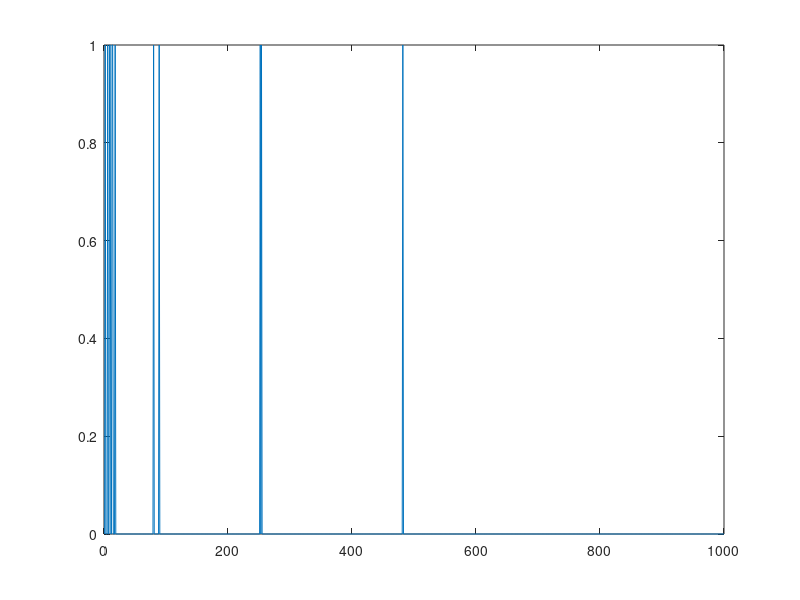

This chart was generated by the following MATLAB code:
clear,clc;
N = 10; itrmax = 1e3; theta = N/2; eta = 1; %eta = 1 => basic perceptron
w = [double(rand(1,N) > 0.5); zeros(itrmax-1,N)]; x = double(rand(itrmax,N) > 0.5); y = zeros(1,itrmax);
d = x(:,1)';
for i=1:itrmax 
    y(i) = double(w(i,:)*x(i,:)' - theta > 0);
%     if (y(i) == d(i))
%         w(i+1,:) = w(i,:);
%     else if (y(i) < d(i))
%             w(i+1,:) = w(i,:) + [x(i,1) eta.*x(i,2:end)];
%         else
%             w(i+1,:) = w(i,:) - [x(i,1) eta.*x(i,2:end)];
%         end
%     end
    dlt = d(i)-y(i);
    w(i+1,:) = w(i,:) + dlt.*eta.*x(i,:); %widrow-hoff delta rule => adaline
end
plot(abs(d-y));
